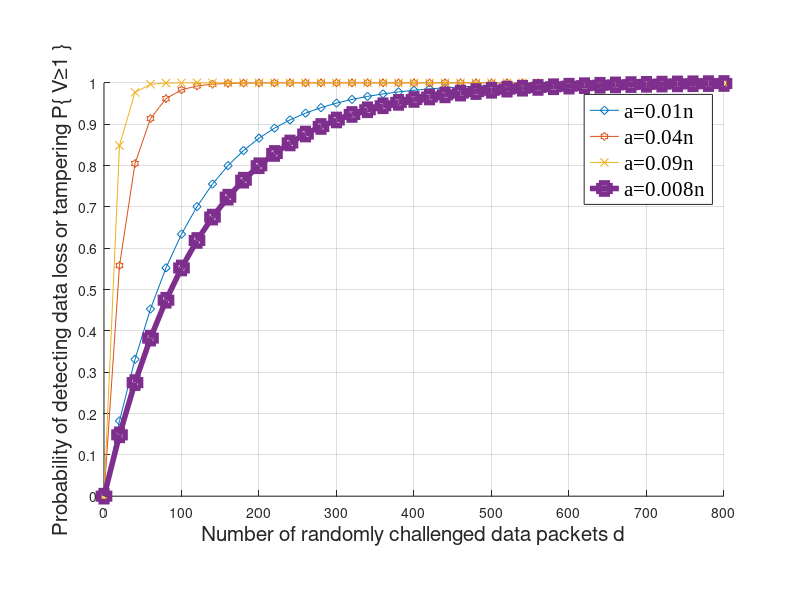

Source code (MATLAB):
%%%%%%%%%%%%%%%%%%%%%%%%%%%%%%%%%%%%%%%%%%%%%%%%%%%%%%%%%%%%%%%%%%%%%%%%%%
axis([0 800 0 1]);
set(gca,'XTick',[0:100:800]) %x-axis range 0-800, interval 100
set(gca,'YTick',[0:0.1:1]) %Y-axis range 0-1, interval 0.1
axis square;
hold on;
% Add titles and tags
%title('');
xlabel('Number of randomly challenged data packets d','FontSize',15);
ylabel('Probability of detecting data loss or tampering P\{ V≥1 \}','FontSize',15)

n=1;
barray =[0.01*n;0.04*n;0.09*n;0.008*n];
x=[];
y1=[];
y2=[];
y3=[];
y4=[];
sevices=800;
i =0;
while i <= sevices
    x = [x;i] ;
    j=1;
    while j <= 4
        if j==1
            y1= [y1;1-((n-barray(j))/n)^i];
        end
        if j==2
            y2= [y2;1-((n-barray(j))/n)^i];
        end
        if j==3
            y3= [y3;1-((n-barray(j))/n)^i];
        end
        if j==4
            y4= [y4;1-((n-barray(j))/n)^i];
        end
        j=j+1;
    end

    i=i+20;
end

plot(x,y1,'-d',x,y2,'-h',x,y3,'-x',x,y4,'-s','linewidth',4,'MarkerSize',8); % linear, color, marker
h=legend('a=0.01n','a=0.04n','a=0.09n','a=0.008n');   % Upper right corner mark
set(h,'FontName','Times New Roman','FontSize',15,'FontWeight','normal')
grid on
pbaspect([1.5 1 1])
